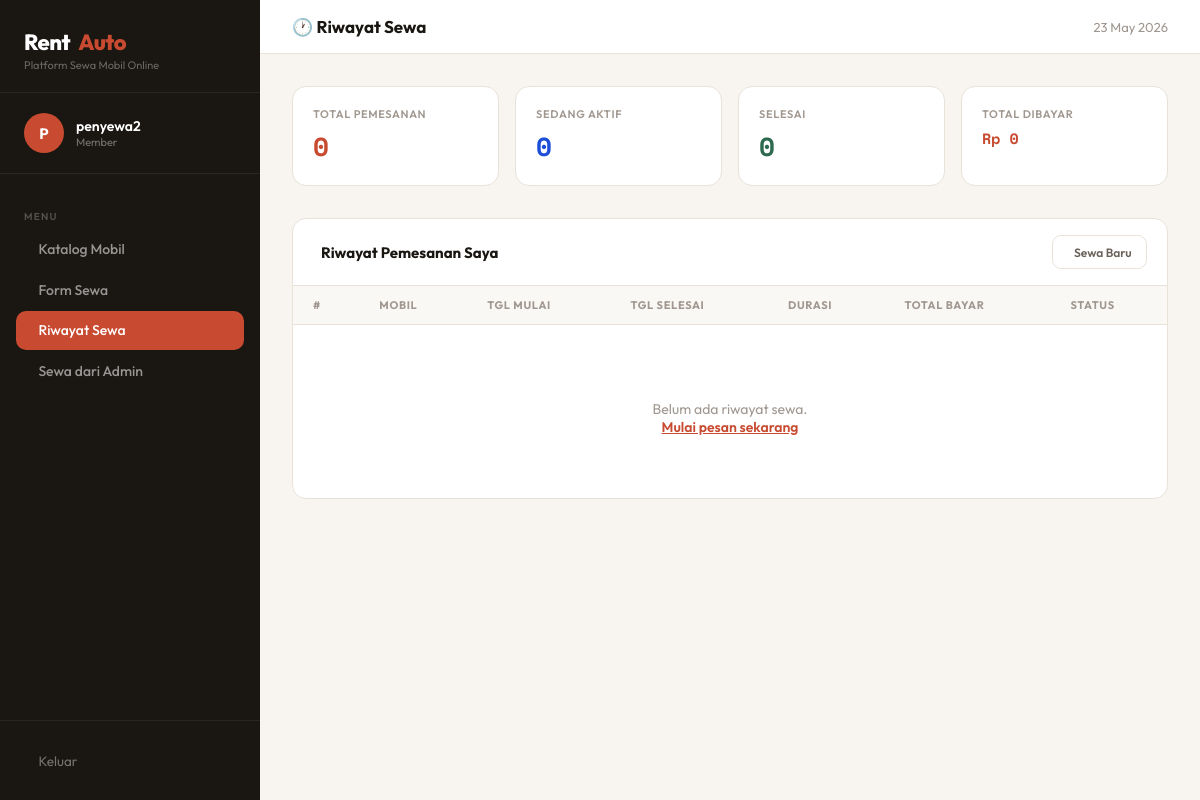
/dasboard.php?tab=riwayat (signed in), run on an earlier commit of the app's database.
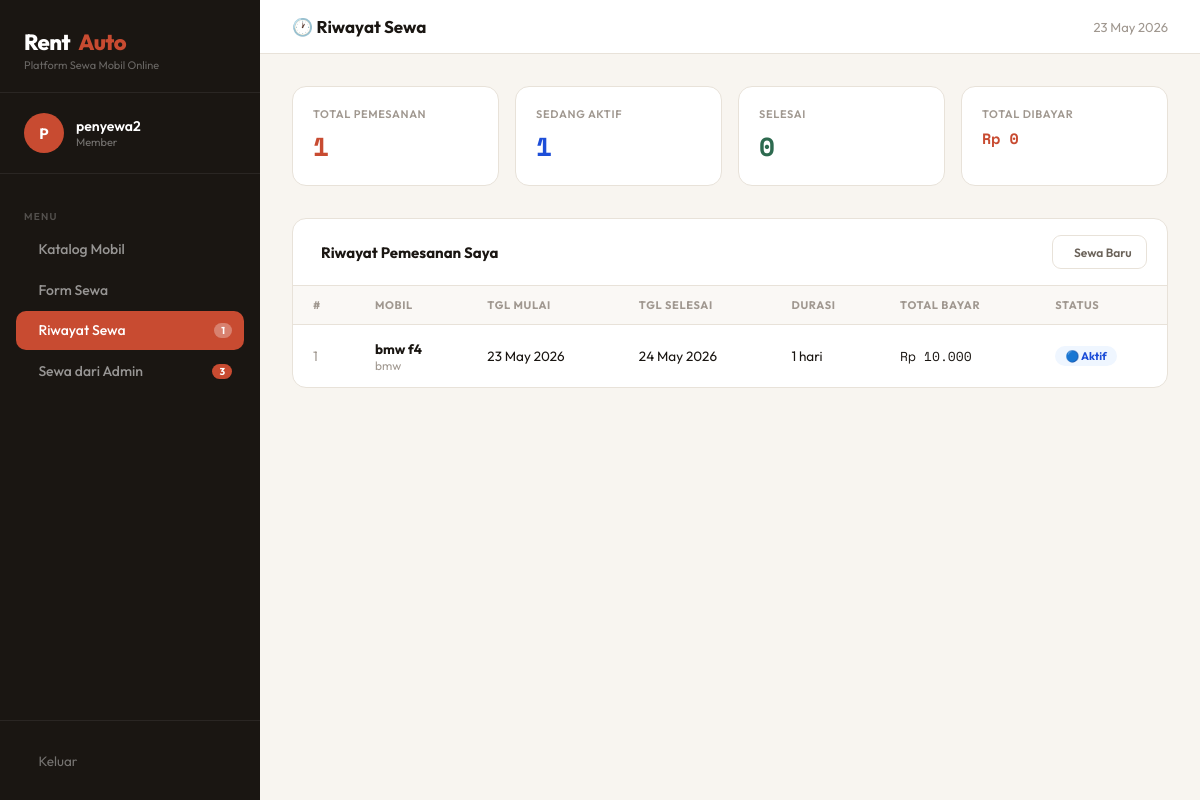
And on a later commit of the database.
### tables this page shows
CREATE TABLE `sewa` (
  `id_sewa` int(11) NOT NULL,
  `id_user` int(11) DEFAULT NULL,
  `id_mobil` int(11) DEFAULT NULL,
  `id_penyewa` int(11) DEFAULT NULL,
  `tgl_mulai` date DEFAULT NULL,
  `tgl_selesai` date DEFAULT NULL,
  `total_hari` int(11) DEFAULT NULL,
  `total_bayar` decimal(15,2) DEFAULT NULL,
  `status` enum('aktif','selesai','dibatalkan') DEFAULT 'aktif',
  `created_at` timestamp NOT NULL DEFAULT current_timestamp()
);

CREATE TABLE `mobil` (
  `id_mobil` int(11) NOT NULL,
  `nama_mobil` varchar(100) DEFAULT NULL,
  `merek` varchar(100) DEFAULT NULL,
  `tahun` year(4) DEFAULT NULL,
  `harga_per_hari` decimal(15,2) DEFAULT NULL,
  `stok` int(11) DEFAULT 1,
  `status` enum('tersedia','habis') DEFAULT 'tersedia'
);

### dasboard.php (the view, shortened to what the changed rows need)
<?php
$conn = mysqli_connect("localhost", "root", "zwei1", "rental_mobil");
$id_user = $_SESSION['id_user'];
mysqli_query($conn, "CREATE TABLE IF NOT EXISTS mobil (
    id_mobil INT AUTO_INCREMENT PRIMARY KEY, nama_mobil VARCHAR(100), merek VARCHAR(100),
    tahun INT, harga_per_hari DECIMAL(15,2), stok INT DEFAULT 1,
    status ENUM('tersedia','habis') DEFAULT 'tersedia')");
mysqli_query($conn, "CREATE TABLE IF NOT EXISTS penyewa (
    id_penyewa INT AUTO_INCREMENT PRIMARY KEY, nama_penyewa VARCHAR(100),
    no_hp VARCHAR(20), alamat TEXT, nik VARCHAR(20),
    created_at TIMESTAMP DEFAULT CURRENT_TIMESTAMP)");
mysqli_query($conn, "CREATE TABLE IF NOT EXISTS sewa (
    id_sewa INT AUTO_INCREMENT PRIMARY KEY, id_user INT, id_mobil INT, id_penyewa INT,
    tgl_mulai DATE, tgl_selesai DATE, total_hari INT, total_bayar DECIMAL(15,2),
    status ENUM('aktif','selesai','dibatalkan') DEFAULT 'aktif',
    created_at TIMESTAMP DEFAULT CURRENT_TIMESTAMP)");
mysqli_query($conn, "DROP PROCEDURE IF EXISTS proc_tambah_sewa");
mysqli_query($conn, "CREATE PROCEDURE proc_tambah_sewa(
    IN p_id_user INT, IN p_id_mobil INT, IN p_id_penyewa INT, IN p_tgl_mulai DATE, IN p_tgl_selesai DATE)
BEGIN
    DECLARE v_harga DECIMAL(15,2); DECLARE v_stok INT;
    DECLARE v_hari INT; DECLARE v_total DECIMAL(15,2);
    SELECT harga_per_hari, stok INTO v_harga, v_stok FROM mobil WHERE id_mobil = p_id_mobil;
    SET v_hari = DATEDIFF(p_tgl_selesai, p_tgl_mulai);
    SET v_total = v_harga * v_hari;
    IF v_stok > 0 THEN
        INSERT INTO sewa (id_user, id_mobil, id_penyewa, tgl_mulai, tgl_selesai, total_hari, total_bayar)
        VALUES (p_id_user, p_id_mobil, p_id_penyewa, p_tgl_mulai, p_tgl_selesai, v_hari, v_total);
        UPDATE mobil SET stok = stok - 1 WHERE id_mobil = p_id_mobil;
        UPDATE mobil SET status = IF(stok <= 0, 'habis', 'tersedia') WHERE id_mobil = p_id_mobil;
    END IF;
END");
$tab = isset($_GET['tab']) ? $_GET['tab'] : 'catalog';
$riwayat_sewa = mysqli_query($conn, "
    SELECT s.*, m.nama_mobil, m.merek, m.harga_per_hari, p.nama_penyewa
    FROM sewa s JOIN mobil m ON s.id_mobil=m.id_mobil JOIN penyewa p ON s.id_penyewa=p.id_penyewa
    WHERE s.id_user=$id_user ORDER BY s.created_at DESC");
$stat_total   = mysqli_fetch_assoc(mysqli_query($conn, "SELECT COUNT(*) c FROM sewa WHERE id_user=$id_user"))['c'];
$stat_aktif   = mysqli_fetch_assoc(mysqli_query($conn, "SELECT COUNT(*) c FROM sewa WHERE id_user=$id_user AND status='aktif'"))['c'];
$sewa_dari_admin = mysqli_query($conn, "
    SELECT s.*, m.nama_mobil, m.merek, m.harga_per_hari, p.nama_penyewa, p.no_hp,
           u.username AS dibuat_oleh
    FROM sewa s JOIN mobil m ON s.id_mobil=m.id_mobil JOIN penyewa p ON s.id_penyewa=p.id_penyewa
    LEFT JOIN user u ON s.id_user=u.id_user
    WHERE u.role='admin' ORDER BY s.created_at DESC");
$jumlah_sewa_admin = mysqli_num_rows($sewa_dari_admin);
?>
<!DOCTYPE html>
<html lang="id">
<head>
  <link rel="stylesheet" href="https://cdn.jsdelivr.net/npm/@tabler/icons-webfont@latest/tabler-icons.min.css">
</head>
<body>
<aside class="sidebar">
  <nav class="sidebar-nav">
    <a href="?tab=riwayat" class="nav-item <?= $tab=='riwayat'?'active':'' ?>">
      <i class="ti ti-clock-history"></i> Riwayat Sewa
      <?php if($stat_aktif>0): ?><span class="nav-badge"><?=$stat_aktif?></span><?php endif;?>
    </a>
    <a href="?tab=sewa_admin" class="nav-item <?= $tab=='sewa_admin'?'active':'' ?>">
      <i class="ti ti-shield-check"></i> Sewa dari Admin
      <?php if($jumlah_sewa_admin>0): ?><span class="nav-badge"><?=$jumlah_sewa_admin?></span><?php endif;?>
    </a>
  </nav>
</aside>
<main class="main">
  <div class="content">
    <div class="stats-row">
      <div class="stat-box red">
        <div class="stat-box-label">Total Pemesanan</div>
        <div class="stat-box-val"><?= $stat_total ?></div>
      </div>
      <div class="stat-box blue">
        <div class="stat-box-label">Sedang Aktif</div>
        <div class="stat-box-val"><?= $stat_aktif ?></div>
      </div>
    </div>
    <div class="tab-content <?= $tab=='riwayat'?'active':'' ?>">
      <div class="section-card">
        <div class="table-wrap">
          <table>
            <thead>
              <tr><th>#</th><th>Mobil</th><th>Tgl Mulai</th><th>Tgl Selesai</th><th>Durasi</th><th>Total Bayar</th><th>Status</th></tr>
            </thead>
            <tbody>
              <?php $no=1;
              if(mysqli_num_rows($riwayat_sewa)==0): ?>
              <tr><td colspan="7"><div class="empty-state">
                <p>Belum ada riwayat sewa.<br><a href="?tab=catalog" style="color:var(--accent);font-weight:600;">Mulai pesan sekarang</a></p>
              </div></td></tr>
              <?php else: while($s=mysqli_fetch_assoc($riwayat_sewa)): ?>
              <tr>
                <td style="color:var(--muted)"><?=$no++?></td>
                <td>
                  <div style="font-weight:700"><?=htmlspecialchars($s['nama_mobil'])?></div>
                  <div style="font-size:12px;color:var(--muted)"><?=htmlspecialchars($s['merek'])?></div>
                </td>
                <td><?=date('d M Y',strtotime($s['tgl_mulai']))?></td>
                <td><?=date('d M Y',strtotime($s['tgl_selesai']))?></td>
                <td><?=$s['total_hari']?> hari</td>
                <td class="money">Rp <?=number_format($s['total_bayar'],0,',','.')?></td>
                <td>
                  <?php if($s['status']=='aktif'): ?><span class="badge badge-blue">🔵 Aktif</span>
                  <?php elseif($s['status']=='selesai'): ?><span class="badge badge-green">✅ Selesai</span>
                  <?php else: ?><span class="badge badge-red">❌ Dibatalkan</span><?php endif;?>
                </td>
              </tr>
              <?php endwhile; endif;?>
            </tbody>
          </table>
        </div>
      </div>
    </div>
  </div>
</main>
</body>
</html>

What changed in the data, as far as the page shows it:
added sewa: id_mobil.nama_mobil "bmw f4", id_mobil.merek "bmw", tgl_mulai "23 May 2026", tgl_selesai "24 May 2026", total_hari "1", total_bayar "10.000", status "🔵 Aktif"
Also different on the page:
$stat_aktif: (not shown) → "1"
$jumlah_sewa_admin: (not shown) → "3"
$stat_total: "0" → "1"
$stat_aktif: "0" → "1"
text no longer shown: "Belum ada riwayat sewa. Mulai pesan sekarang"
